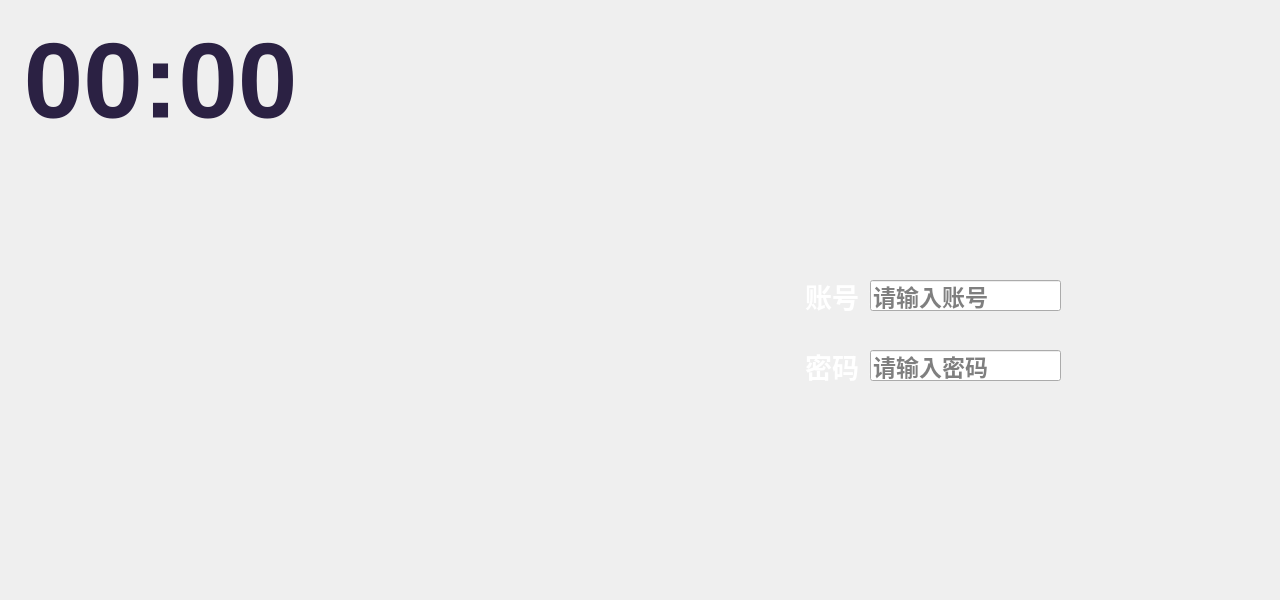
<?xml version="1.0" encoding="UTF-8"?>
<ui version="4.0">
 <class>MainWindow</class>
 <widget class="QMainWindow" name="MainWindow">
  <property name="geometry">
   <rect>
    <x>0</x>
    <y>0</y>
    <width>1280</width>
    <height>600</height>
   </rect>
  </property>
  <property name="minimumSize">
   <size>
    <width>1280</width>
    <height>600</height>
   </size>
  </property>
  <property name="maximumSize">
   <size>
    <width>1280</width>
    <height>600</height>
   </size>
  </property>
  <property name="windowTitle">
   <string>MainWindow</string>
  </property>
  <widget class="QWidget" name="centralWidget">
   <widget class="QLabel" name="label">
    <property name="enabled">
     <bool>true</bool>
    </property>
    <property name="geometry">
     <rect>
      <x>0</x>
      <y>0</y>
      <width>1280</width>
      <height>600</height>
     </rect>
    </property>
    <property name="minimumSize">
     <size>
      <width>1280</width>
      <height>600</height>
     </size>
    </property>
    <property name="maximumSize">
     <size>
      <width>1280</width>
      <height>600</height>
     </size>
    </property>
    <property name="styleSheet">
     <string notr="true">background-image: url(:/new/prefix1/pictures/ldbg.png);</string>
    </property>
    <property name="text">
     <string/>
    </property>
   </widget>
   <widget class="QLabel" name="label_2">
    <property name="geometry">
     <rect>
      <x>800</x>
      <y>270</y>
      <width>91</width>
      <height>51</height>
     </rect>
    </property>
    <property name="font">
     <font>
      <family>宋体</family>
      <pointsize>20</pointsize>
      <weight>75</weight>
      <bold>true</bold>
     </font>
    </property>
    <property name="styleSheet">
     <string notr="true">color: rgb(255, 255, 255);</string>
    </property>
    <property name="text">
     <string>账号：</string>
    </property>
    <property name="alignment">
     <set>Qt::AlignCenter</set>
    </property>
   </widget>
   <widget class="QLabel" name="label_3">
    <property name="geometry">
     <rect>
      <x>800</x>
      <y>340</y>
      <width>91</width>
      <height>51</height>
     </rect>
    </property>
    <property name="font">
     <font>
      <family>宋体</family>
      <pointsize>20</pointsize>
      <weight>75</weight>
      <bold>true</bold>
     </font>
    </property>
    <property name="styleSheet">
     <string notr="true">color: rgb(255, 255, 255);</string>
    </property>
    <property name="text">
     <string>密码：</string>
    </property>
    <property name="alignment">
     <set>Qt::AlignCenter</set>
    </property>
   </widget>
   <widget class="QLineEdit" name="lineEdit">
    <property name="geometry">
     <rect>
      <x>870</x>
      <y>280</y>
      <width>191</width>
      <height>31</height>
     </rect>
    </property>
    <property name="font">
     <font>
      <pointsize>17</pointsize>
      <weight>75</weight>
      <bold>true</bold>
     </font>
    </property>
    <property name="placeholderText">
     <string>请输入账号</string>
    </property>
   </widget>
   <widget class="QLineEdit" name="lineEdit_2">
    <property name="geometry">
     <rect>
      <x>870</x>
      <y>350</y>
      <width>191</width>
      <height>31</height>
     </rect>
    </property>
    <property name="font">
     <font>
      <pointsize>17</pointsize>
      <weight>75</weight>
      <bold>true</bold>
     </font>
    </property>
    <property name="echoMode">
     <enum>QLineEdit::Password</enum>
    </property>
    <property name="placeholderText">
     <string>请输入密码</string>
    </property>
   </widget>
   <widget class="QLabel" name="label_4">
    <property name="geometry">
     <rect>
      <x>20</x>
      <y>0</y>
      <width>281</width>
      <height>161</height>
     </rect>
    </property>
    <property name="font">
     <font>
      <pointsize>80</pointsize>
      <weight>75</weight>
      <bold>true</bold>
     </font>
    </property>
    <property name="styleSheet">
     <string notr="true">color: rgb(43, 33, 67);</string>
    </property>
    <property name="text">
     <string>00:00</string>
    </property>
    <property name="alignment">
     <set>Qt::AlignCenter</set>
    </property>
   </widget>
   <widget class="LogoLabel" name="clear">
    <property name="geometry">
     <rect>
      <x>800</x>
      <y>430</y>
      <width>80</width>
      <height>80</height>
     </rect>
    </property>
    <property name="text">
     <string/>
    </property>
   </widget>
   <widget class="LogoLabel" name="close">
    <property name="geometry">
     <rect>
      <x>900</x>
      <y>430</y>
      <width>80</width>
      <height>80</height>
     </rect>
    </property>
    <property name="text">
     <string/>
    </property>
   </widget>
   <widget class="LogoLabel" name="label_5">
    <property name="geometry">
     <rect>
      <x>1000</x>
      <y>430</y>
      <width>80</width>
      <height>80</height>
     </rect>
    </property>
    <property name="text">
     <string/>
    </property>
   </widget>
  </widget>
 </widget>
 <layoutdefault spacing="6" margin="11"/>
 <customwidgets>
  <customwidget>
   <class>LogoLabel</class>
   <extends>QLabel</extends>
   <header location="global">logolabel.h</header>
  </customwidget>
 </customwidgets>
 <resources/>
 <connections/>
</ui>
